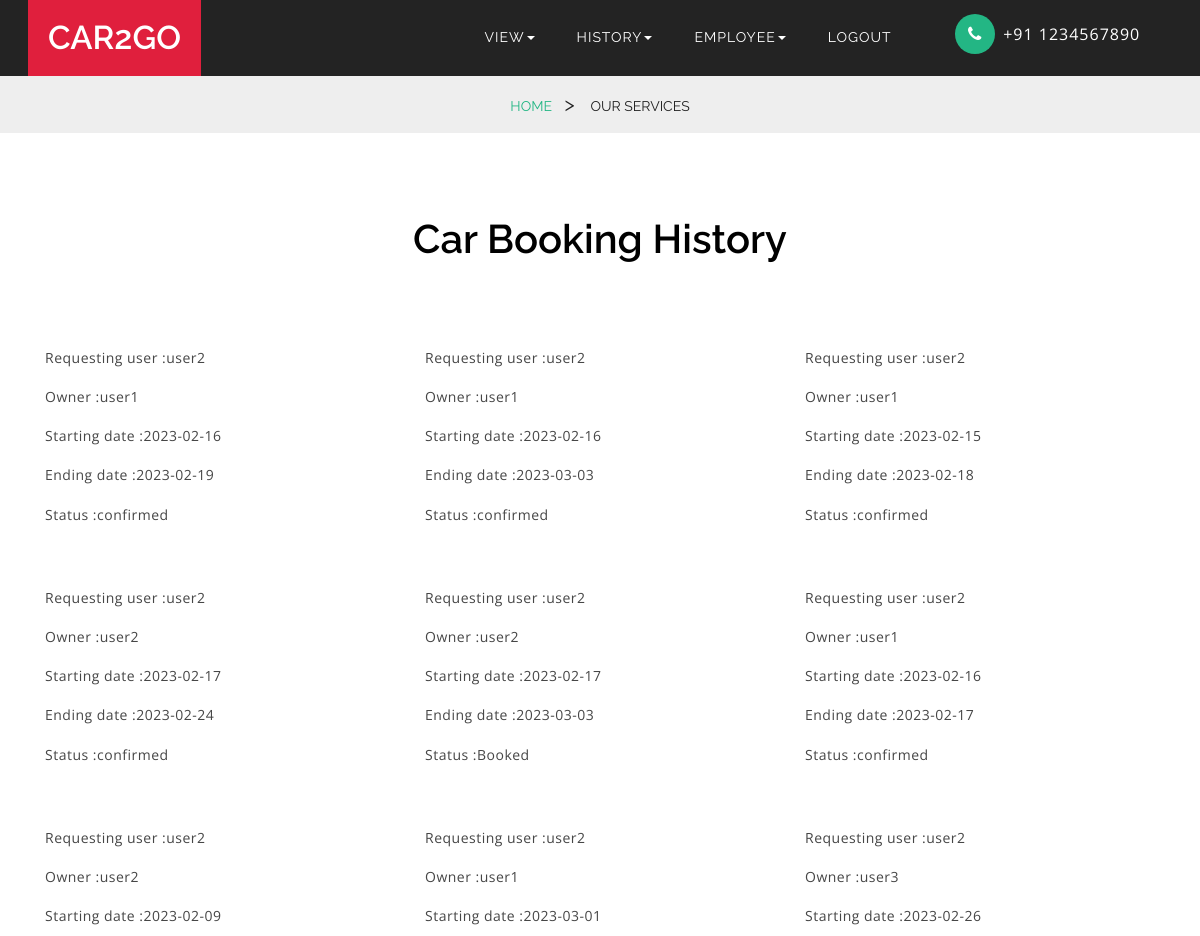
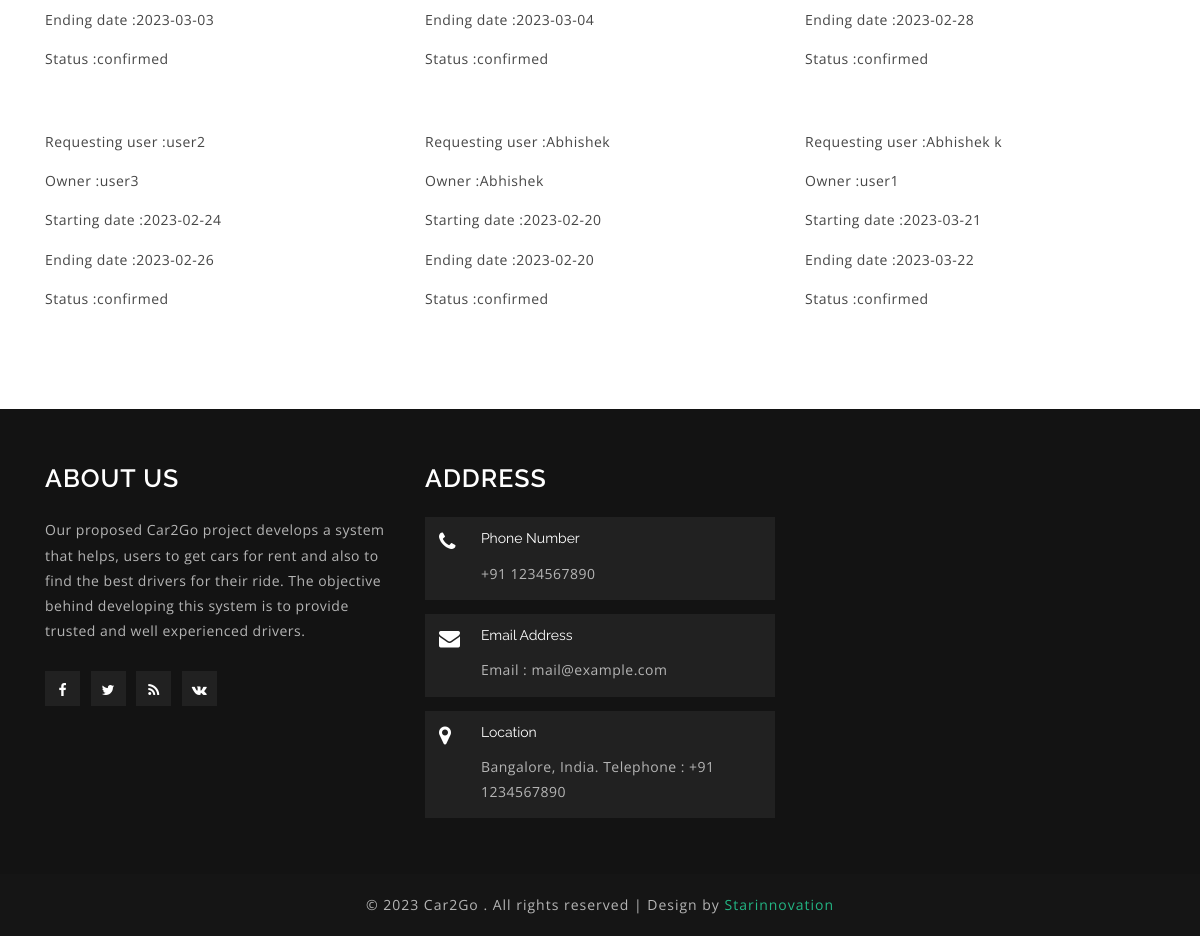
/adminviewcar.php, run on the app's committed database (2 pictures, top to bottom).
### tables this page shows
CREATE TABLE IF NOT EXISTS `bookcar` (
  `b_id` int(11) NOT NULL AUTO_INCREMENT,
  `bo_id` int(3) NOT NULL,
  `br_id` int(3) NOT NULL,
  `b_day1` varchar(100) NOT NULL,
  `b_day2` varchar(40) NOT NULL,
  `b_status` varchar(20) NOT NULL,
  `payment` int(11) DEFAULT NULL,
  PRIMARY KEY (`b_id`)
);

CREATE TABLE IF NOT EXISTS `user_reg` (
  `u_id` int(50) NOT NULL AUTO_INCREMENT,
  `ul_id` int(50) NOT NULL,
  `u_name` varchar(50) NOT NULL,
  `u_email` varchar(50) NOT NULL,
  `u_password` varchar(50) NOT NULL,
  `u_address` varchar(100) NOT NULL,
  `u_pincode` int(6) NOT NULL,
  `u_phone` varchar(11) NOT NULL,
  `u_licence` varchar(100) NOT NULL,
  PRIMARY KEY (`u_id`)
);

### adminviewcar.php (the view, shortened to what this page needs)
<?php
include 'db_connect.php';
include 'aheader.php';
?>
<section class="blog" id="blog">
   <div class="container">
      <div class="heading">
         <h3> Car booking history </h3>
      </div>
      <div class="blog-grids" style="height: 500px;">
 <?php
 $s="SELECT * FROM bookcar  ";
      if(!$stmt=mysqli_query($con,$s))
      {
        die("Preparestatment error");
      }
      while ($row=mysqli_fetch_array($stmt))
       {
  $bo_id=$row['bo_id'];
  $br_id=$row['br_id'];
  $b_day1=$row['b_day1'];
  $b_day2=$row['b_day2'];
  $b_status=$row['b_status'];
     $s1="SELECT * FROM user_reg  WHERE ul_id ='$br_id' ";
      if(!$stmt1=mysqli_query($con,$s1))
      {
        die("Preparestatment error");
      }
      while ($row1=mysqli_fetch_array($stmt1))
       {
     $rname=$row1['u_name'];
}
 $s2="SELECT * FROM  user_reg WHERE ul_id ='$bo_id'  ";
      if(!$stmt2=mysqli_query($con,$s2))
      {
        die("Preparestatment error");
      }
      while ($row2=mysqli_fetch_array($stmt2))
       {
   $oname=$row2['u_name'];
}
                                ?>
      <div class="col-md-4 blog-grid" style="margin-top:30px;">
         <p> Requesting user :<?php echo $rname;?></p>
         <p> Owner :<?php echo $oname;?></p>
         <p> Starting date :<?php echo $b_day1;?></p>
         <p> Ending date :<?php echo $b_day2;?></p>
         <p> Status :<?php echo $b_status;?></p>
      </div>
 <?php
}
?>
      <div class="clearfix"></div>
      </div>
   </div>
</section>
<?php
include 'footer.php';
?>

### css/style.css (style rules this page uses)
body { padding:0; margin:0; background:#fff; position:relative; font-family: 'Raleway', sans-serif; }
h1,h2,h3,h4,h5,h6 { margin:0; font-weight: 600; }
p { margin:0; letter-spacing: .5px; font-family: 'Open Sans', sans-serif; }
.blog-grid p { color: #464646; font-size: 1em; line-height: 1.8em; margin: 1em 0; }
.heading h3 ,.heading h2 { text-align: center; font-size: 42px; margin-bottom: 1em; color: #000; text-transform: capitalize; }
.blog,.team,.services,.codes,.typography,.w3ls_address_mail_footer_grids,.portfolio { padding: 6em 0; }
@media (max-width: 1280px) { .heading h3, .heading h2 { font-size: 40px; } }

### data on the page
bookcar: user_reg.u_name "user2", user_reg.u_name "user1", b_day1 "2023-02-16", b_day2 "2023-02-19", b_status "confirmed"
bookcar: user_reg.u_name "user2", user_reg.u_name "user1", b_day1 "2023-02-16", b_day2 "2023-03-03", b_status "confirmed"
bookcar: user_reg.u_name "user2", user_reg.u_name "user1", b_day1 "2023-02-15", b_day2 "2023-02-18", b_status "confirmed"
bookcar: user_reg.u_name "user2", b_day1 "2023-02-17", b_day2 "2023-02-24", b_status "confirmed"
bookcar: user_reg.u_name "user2", b_day1 "2023-02-17", b_day2 "2023-03-03", b_status "Booked"
user_reg: u_name "user2"
bookcar: user_reg.u_name "user2", user_reg.u_name "user1", b_day1 "2023-02-16", b_day2 "2023-02-17", b_status "confirmed"
bookcar: user_reg.u_name "user2", b_day1 "2023-02-09", b_day2 "2023-03-03", b_status "confirmed"
bookcar: user_reg.u_name "user2", user_reg.u_name "user1", b_day1 "2023-03-01", b_day2 "2023-03-04", b_status "confirmed"
bookcar: user_reg.u_name "user2", user_reg.u_name "user3", b_day1 "2023-02-26", b_day2 "2023-02-28", b_status "confirmed"
bookcar: user_reg.u_name "user2", b_day1 "2023-02-24", b_day2 "2023-02-26", b_status "confirmed"
user_reg: u_name "user3"
bookcar: user_reg.u_name "Abhishek", b_day1 "2023-02-20", b_day2 "2023-02-20", b_status "confirmed"
bookcar: user_reg.u_name "Abhishek k", user_reg.u_name "user1", b_day1 "2023-03-21", b_day2 "2023-03-22", b_status "confirmed"
